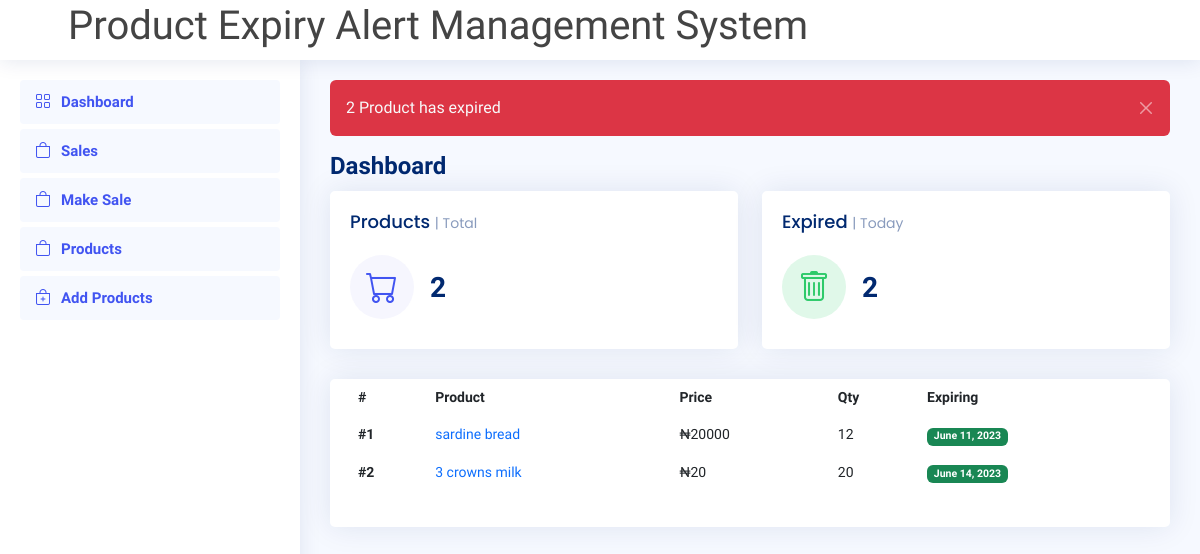
Before: / with the older database file.
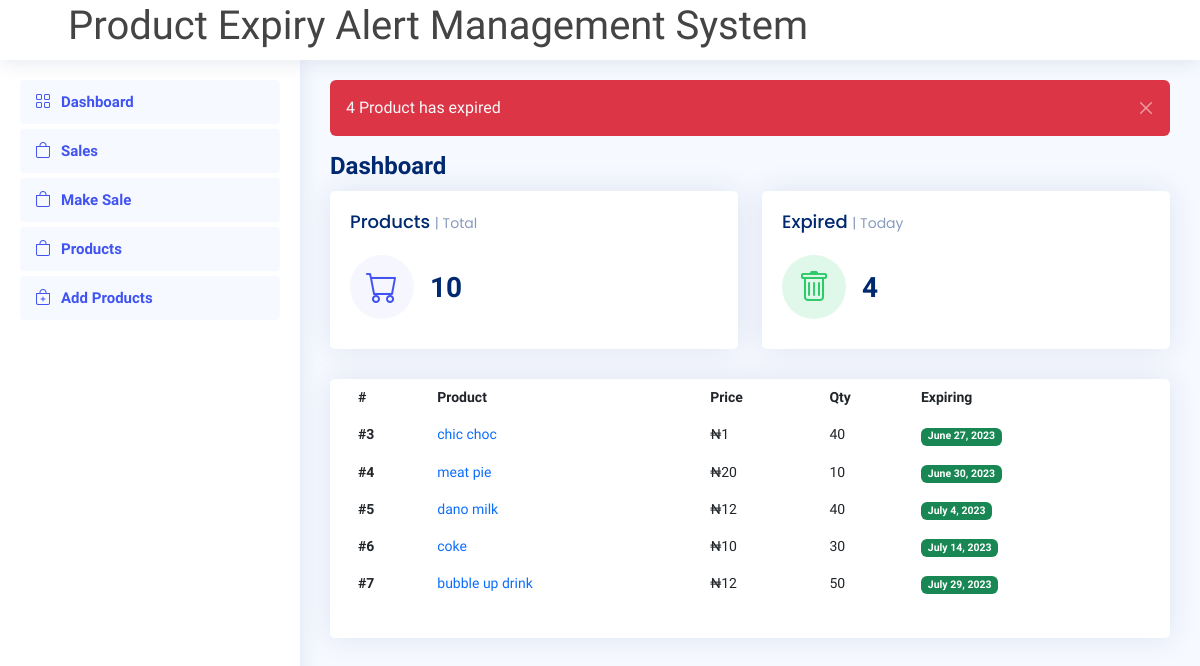
After: the same page with the newer database file.
### productManagement/models.py (models this page shows, shortened)
class Product(models.Model):
    category = models.ForeignKey(Category, on_delete=models.CASCADE)
    name = models.CharField(max_length=100)
    description = models.CharField(max_length=100)
    price = models.IntegerField()
    quantity = models.IntegerField()
    expiry_date = models.DateField(blank=True, editable=True)

### productManagement/views.py (the view)
# urls.py: path('', Index.as_view(), name='index'),
class Index(View):
    template_name = "index.html"
    def get(self, request):
        products = Product.objects.all()
        top_5 = products[:5]
        expired_products = []
        today = date.today()
        for product in products:
            if product.expiry_date < today:
                expired_products.append(product)
        context = {"today_now": today, 'product_count': len(list(products)), 'expired_products': expired_products,
                   'expired': len(expired_products), 'top_5': top_5}
        return render(request, self.template_name, context=context)

### templates/index.html (shortened to what this page needs)
{% extends "base.html" %}
{% block content %}
{% load tz %}
<header id="header" class="header fixed-top d-flex align-items-center">
    <h1 class="text-center p-5">Product Expiry Alert Management System</h1>
</header>
<aside id="sidebar" class="sidebar">
    <ul class="sidebar-nav" id="sidebar-nav">
        <li class="nav-item">
            <a class="nav-link " href="{% url 'index' %}">
                <i class="bi bi-grid"></i>
                <span>Dashboard</span>
            </a>
        </li>
        <li class="nav-item">
            <a class="nav-link " href="{% url 'sale' %}">
                <i class="bi bi-bag"></i>
                <span>Sales</span>
            </a>
        </li>
        <li class="nav-item">
            <a class="nav-link " href="{% url 'make-sale' %}">
                <i class="bi bi-bag"></i>
                <span>Make Sale</span>
            </a>
        </li>
        <li class="nav-item">
            <a class="nav-link " href="{% url 'inventory' %}">
                <i class="bi bi-bag"></i>
                <span>Products</span>
            </a>
        </li>
        <li class="nav-item">
            <a class="nav-link " href="{% url 'add-product' %}">
                <i class="bi bi-bag-plus"></i>
                <span>Add Products</span>
            </a>
        </li>
    </ul>
</aside>
<main id="main" class="main">
    {% if expired %}
    <div class="alert alert-danger bg-danger text-light border-0 alert-dismissible fade show" role="alert">
        {{expired}} Product has expired
        <button type="button" class="btn-close btn-close-white" data-bs-dismiss="alert" aria-label="Close"></button>
    </div>
    {% endif %}
    <div class="pagetitle">
        <h1>Dashboard</h1>
    </div>
    <section class="section dashboard">
        <div class="row">
            <div class="col-lg-12">
                <div class="row">
                    <div class="col-xxl-4 col-md-6">
                        <div class="card info-card sales-card">
                            <div class="card-body">
                                <h5 class="card-title">Products <span>| Total</span></h5>
                                <div class="d-flex align-items-center">
                                    <div class="card-icon rounded-circle d-flex align-items-center justify-content-center">
                                        <i class="bi bi-cart"></i>
                                    </div>
                                    <div class="ps-3">
                                        <h6>{{product_count}}</h6>
                                    </div>
                                </div>
                            </div>
                        </div>
                    </div>
                    <div class="col-xxl-4 col-md-6">
                        <div class="card info-card revenue-card">
                            <div class="card-body">
                                <h5 class="card-title">Expired <span>| Today</span></h5>
                                <div class="d-flex align-items-center">
                                    <div class="card-icon rounded-circle d-flex align-items-center justify-content-center">
                                        <i class="bi bi-trash"></i>
                                    </div>
                                    <div class="ps-3">
                                        <h6>{{expired}}</h6>
                                    </div>
                                </div>
                            </div>
                        </div>
                    </div>
                    <div class="col-12">
                        <div class="card recent-sales overflow-auto">
                            <div class="card-body">
                                <table class="table table-borderless datatable">
                                    <thead>
                                    <tr>
                                        <th scope="col">#</th>
                                        <th scope="col">Product</th>
                                        <th scope="col">Price</th>
                                        <th scope="col">Qty</th>
                                        <th scope="col">Expiring</th>
                                    </tr>
                                    </thead>
                                    <tbody>
                                    {% for item in top_5 %}
                                    <tr>
                                        <th scope="row">#{{item.pk}}</th>
                                        <td><a href="{%  url 'product_detail' product_id=item.pk %}"
                                               class="text-primary">{{item.name}}</a></td>
                                        <td>₦{{item.price}}</td>
                                        <td>{{item.quantity}}</td>
                                        <td>
                                            {% if item.expiry_date|date:'F j, Y' > today_now|date:'F j, Y' %}
                                            <span class="badge bg-success">{{item.expiry_date}}</span>
                                            {% else %}
                                            <span class="badge bg-danger">{{item.expiry_date}}</span>
                                            {% endif %}
                                        </td>
                                    </tr>
                                    {% endfor %}
                                    </tbody>
                                </table>
                            </div>
                        </div>
                    </div>
                </div>
            </div>
        </div>
    </section>
</main>
{% endblock %}

### templates/base.html (shortened to what this page needs)
<!DOCTYPE html>
<html>
<head>
    {% load static %}
  <link href="{% static 'vendor/bootstrap/css/bootstrap.min.css' %}" rel="stylesheet">
  <link href="{% static 'vendor/bootstrap-icons/bootstrap-icons.css' %}" rel="stylesheet">
  <link href="{% static 'vendor/boxicons/css/boxicons.min.css' %}" rel="stylesheet">
  <link href="{% static 'vendor/quill/quill.snow.css' %}" rel="stylesheet">
  <link href="{% static 'vendor/quill/quill.bubble.css' %}" rel="stylesheet">
  <link href="{% static 'vendor/remixicon/remixicon.css' %}" rel="stylesheet">
  <link href="{% static 'vendor/simple-datatables/style.css' %}" rel="stylesheet">
    <link href="{% static 'css/style.css' %}" rel="stylesheet">
</head>
<body>
    {% block content %}
    {% endblock %}
</body>
</html>

### static/css/style.css (style rules this page uses)
:root { scroll-behavior: smooth; }
body { font-family: "Open Sans", sans-serif; background: #f6f9ff; color: #444444; }
a { color: #4154f1; text-decoration: none; }
h1, h2, h3, h4, h5, h6 { font-family: "Nunito", sans-serif; }
#main { margin-top: 60px; padding: 20px 30px; transition: all 0.3s; }
.pagetitle { margin-bottom: 10px; }
.pagetitle h1 { font-size: 24px; margin-bottom: 0; font-weight: 600; color: #012970; }
.card { margin-bottom: 30px; border: none; border-radius: 5px; box-shadow: 0px 0 30px rgba(1, 41, 112, 0.1); }
.card-title { padding: 20px 0 15px 0; font-size: 18px; font-weight: 500; color: #012970; font-family: "Poppins", sans-serif; }
.card-title span { color: #899bbd; font-size: 14px; font-weight: 400; }
.card-body { padding: 0 20px 20px 20px; }
.btn-close { background-size: 25%; }
.header { transition: all 0.5s; z-index: 997; height: 60px; box-shadow: 0px 2px 20px rgba(1, 41, 112, 0.1); background-color: #fff; padding-left: 20px; }
.sidebar { position: fixed; top: 60px; left: 0; bottom: 0; width: 300px; z-index: 996; transition: all 0.3s; padding: 20px; overflow-y: auto; scrollbar-width: thin; scrollbar-color: #aab7cf transparent; box-shadow: 0px 0px 20px rgba(1, 41, 112, 0.1); background-color: #fff; }
@media (min-width: 1200px) { #main, #footer { margin-left: 300px; } }
.sidebar-nav { padding: 0; margin: 0; list-style: none; }
.sidebar-nav li { padding: 0; margin: 0; list-style: none; }
.sidebar-nav .nav-item { margin-bottom: 5px; }
.sidebar-nav .nav-link { display: flex; align-items: center; font-size: 15px; font-weight: 600; color: #4154f1; transition: 0.3; background: #f6f9ff; padding: 10px 15px; border-radius: 4px; }
.sidebar-nav .nav-link i { font-size: 16px; margin-right: 10px; color: #4154f1; }
.dashboard .info-card { padding-bottom: 10px; }
.dashboard .info-card h6 { font-size: 28px; color: #012970; font-weight: 700; margin: 0; padding: 0; }
.dashboard .card-icon { font-size: 32px; line-height: 0; width: 64px; height: 64px; flex-shrink: 0; flex-grow: 0; }
.dashboard .sales-card .card-icon { color: #4154f1; background: #f6f6fe; }
.dashboard .revenue-card .card-icon { color: #2eca6a; background: #e0f8e9; }
.dashboard .recent-sales { font-size: 14px; }
.dashboard .recent-sales .table thead { background: #f6f6fe; }
.dashboard .recent-sales .table thead th { border: 0; }

Changed rows visible on the page:
removed Product: pk "1", name "sardine bread", price "20000", quantity "12", expiry_date "June 11, 2023"
removed Product: pk "2", name "3 crowns milk", price "20", quantity "20", expiry_date "June 14, 2023"
added Product: pk "3", name "chic choc", price "1", quantity "40", expiry_date "June 27, 2023"
added Product: pk "4", name "meat pie", price "20", quantity "10", expiry_date "June 30, 2023"
added Product: pk "5", name "dano milk", price "12", quantity "40", expiry_date "July 4, 2023"
added Product: pk "6", name "coke", price "10", quantity "30", expiry_date "July 14, 2023"
added Product: pk "7", name "bubble up drink", price "12", quantity "50", expiry_date "July 29, 2023"
Other visible differences:
{{ expired }}: "2" → "4"
{{ product_count }}: "2" → "10"
